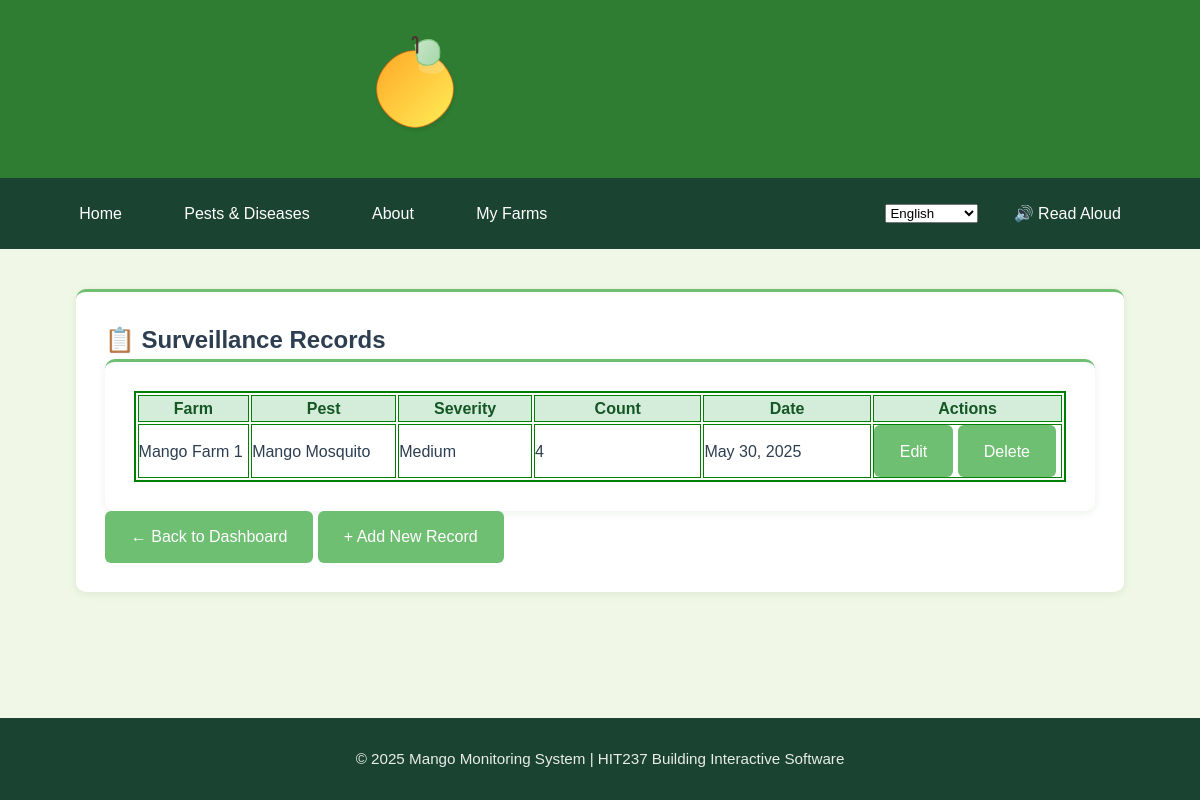
The app's page /myfarms/surveillance/ (signed in) with its own data.
### App2/models.py (models this page shows, shortened)
class Surveillance(models.Model):
    SEVERITY_CHOICES = [
        (1, 'Low'),
        (2, 'Medium'),
        (3, 'High'),
        (4, 'Critical'),
    ]
    PLANT_PART_CHOICES = [
        ('leaves', 'Leaves'),
        ('fruit', 'Fruit'),
        ('flowers', 'Flowers'),
        ('stem', 'Stem/Branches'),
        ('roots', 'Roots'),
        ('whole', 'Whole Plant'),
    ]
    farm = models.ForeignKey(Farm, on_delete=models.CASCADE, related_name='surveillance_records')
    date_observed = models.DateField()
    time_observed = models.TimeField()
    plants_inspected = models.IntegerField(validators=[MinValueValidator(1)],help_text="Number of plants inspected in this surveillance")
    plant_part = models.CharField(max_length=20, choices=PLANT_PART_CHOICES)
    pest = models.ForeignKey(Pest, on_delete=models.CASCADE, related_name='occurrences')
    severity = models.IntegerField(choices=SEVERITY_CHOICES)
    pest_count = models.IntegerField(default=0, help_text="Estimated number of pests found")
    notes = models.TextField(blank=True)
    weather_conditions = models.CharField(max_length=100, blank=True, help_text="e.g., Sunny, Rainy, Humid")
    created_by = models.ForeignKey(User, on_delete=models.SET_NULL, null=True)
    created_at = models.DateTimeField(auto_now_add=True)
    updated_at = models.DateTimeField(auto_now=True)
    class Meta:
        ordering = ['-date_observed', '-time_observed']

class Farm(models.Model):
    name = models.CharField(max_length=100)
    location = models.CharField(max_length=150)
    owner = models.ForeignKey(User, on_delete=models.CASCADE, related_name="farms")
    total_plants = models.IntegerField(validators=[MinValueValidator(1)], help_text="Total number of mango plants on the property")
    farm_size = models.DecimalField(max_digits=10, decimal_places=2, help_text="Farm size in hectares")
    stocking_rate = models.DecimalField(max_digits=10, decimal_places=2, help_text="Plants per hectare", editable=False)
    created_at = models.DateTimeField(auto_now_add=True)
    updated_at = models.DateTimeField(auto_now=True)
    class Meta:
        ordering = ['name']

class Pest(models.Model):
    name = models.CharField(max_length=100)
    description = models.TextField()
    reference_pest_id = models.IntegerField(null=True, blank=True,help_text="ID from reference pest database if identified")
    created_by = models.ForeignKey(User, on_delete=models.SET_NULL, null=True)

### App2/views.py (the view)
# urls.py: path('surveillance/', views.SurveillanceListView.as_view(), name='surveillance-list'),
class SurveillanceListView(LoginRequiredMixin, ListView):
    model = Surveillance
    template_name = 'app2/surveillance_list.html'
    context_object_name = 'surveillance_records'
    def get_queryset(self):
        if self.request.user.is_superuser:
            user_filter = self.request.GET.get('user_filter', 'all')
            qs = Surveillance.objects.all()
            if user_filter != 'all':
                try:
                    user_id = int(user_filter)
                    qs = qs.filter(farm__owner_id=user_id)
                except (ValueError, TypeError):
                    pass
        else:
            qs = Surveillance.objects.filter(farm__owner=self.request.user)
        severity = self.request.GET.get('severity')
        if severity:
            qs = qs.filter(severity=severity)
        return qs
    def get_context_data(self, **kwargs):
        context = super().get_context_data(**kwargs)
        context['severity_filter'] = self.request.GET.get('severity')
        if self.request.user.is_superuser:
            context['users'] = User.objects.all()
            context['current_user_filter'] = self.request.GET.get('user_filter', 'all')
            context['is_superuser'] = True
        else:
            context['is_superuser'] = False
        return context

### App2/templates/App2/surveillance_list.html (shortened to what this page needs)
{% extends 'app2/base.html' %}
{% block content %}
<div class="card shadow-sm p-3">
  <div class="container mt-4">
    <div class="d-flex justify-content-between align-items-center mb-4">
      <h2>📋 {% if is_superuser %}All {% endif %}Surveillance Records</h2>
    </div>
    {% if surveillance_records %}
    <div class="card shadow-sm p-3">
      <div class="summary-table-container mb-4">
        <table class="table w-auto text-center" style="border: 2px solid green;">
          <thead style="background-color: #d4edda; color: #155724;">
            <tr>
              <th style="width: 10%; border: 1px solid green;">Farm</th>
              <th style="width: 13%; border: 1px solid green;">Pest</th>
              <th style="width: 12%; border: 1px solid green;">Severity</th>
              <th style="width: 15%; border: 1px solid green;">Count</th>
              <th style="width: 15%; border: 1px solid green;">Date</th>
              <th style="width: 17%; border: 1px solid green;">Actions</th>
            </tr>
          </thead>
          <tbody>
            {% for record in surveillance_records %}
            <tr>
              <td style="border: 1px solid green;">{{ record.farm.name }}</td>
              <td style="border: 1px solid green;">{{ record.pest.name }}</td>
              <td style="border: 1px solid green;">
                <span class="badge bg-{% if record.severity == 1 %}success{% elif record.severity == 2 %}info{% elif record.severity == 3 %}warning{% else %}danger{% endif %}">
                  {{ record.get_severity_display }}
                </span>
              </td>
              <td style="border: 1px solid green;">{{ record.pest_count }}</td>
              <td style="border: 1px solid green;">{{ record.date_observed }}</td>
              <td style="border: 1px solid green;">
                <div class="btn-group">
                  <a href="{% url 'App2:surveillance-update' record.pk %}" class="btn btn-sm btn-outline-secondary">Edit</a>
                  <a href="{% url 'App2:surveillance-delete' record.pk %}" class="btn btn-sm btn-outline-danger">Delete</a>
                </div>
              </td>
            </tr>
            {% endfor %}
          </tbody>
        </table>
      </div>
    </div>
    <div class="d-flex justify-content-start gap-2 mt-2">
      <a href="{% url 'App2:profile' %}" class="btn btn-outline-success">← Back to Dashboard</a>
      <a href="{% url 'App2:surveillance-create' %}" class="btn btn-success">+ Add New Record</a>
    </div>
    {% else %}
    <div class="alert alert-warning mt-3" role="alert">
      No surveillance records found.
    </div>
    <a href="{% url 'App2:surveillance-create' %}" class="btn btn-success">+ Add New Record</a>
    <a href="{% url 'App2:profile' %}" class="btn btn-outline-success">← Back to Dashboard</a>
    {% endif %}
  </div>
</div>
{% endblock %}

### App1/static/css/base.css (style rules this page uses)
:root { --primary-green: #2E7D32; --secondary-green: #6FBF73; --accent-green: #A2C523; --light-bg: #F0F7E6; --card-bg: #FFFFFF; --text-dark: #2C3E50; --text-light: #5D6D7E; --shadow-sm: 0 2px 8px rgba(46, 125, 50, 0.1); --shadow-md: 0 4px 12px rgba(46, 125, 50, 0.15); --border-color: #dcdcdc; }
* { margin: 0; padding: 0; box-sizing: border-box; font-family: 'Poppins', sans-serif; }
body { min-height: 100vh; display: flex; flex-direction: column; background-color: var(--light-bg); color: var(--text-dark); line-height: 1.6; }
.card { background: var(--card-bg); border-radius: 10px; box-shadow: var(--shadow-sm); padding: 1.8rem; transition: all 0.3s ease; border-top: 3px solid var(--secondary-green); }
.btn { display: inline-flex; align-items: center; gap: 0.5rem; padding: 0.7rem 1.5rem; background-color: var(--secondary-green); color: white; border-radius: 6px; text-decoration: none; font-weight: 500; transition: all 0.3s ease; border: 2px solid transparent; }

### records on screen
Surveillance: farm.name "Mango Farm 1", pest.name "Mango Mosquito", severity "Medium", pest_count "4", date_observed "May 30, 2025"
